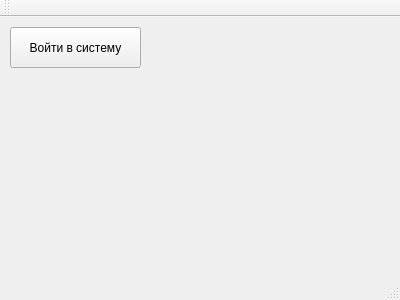
<?xml version="1.0" encoding="UTF-8"?>
<ui version="4.0">
 <class>MainWindow</class>
 <widget class="QMainWindow" name="MainWindow">
  <property name="geometry">
   <rect>
    <x>0</x>
    <y>0</y>
    <width>400</width>
    <height>300</height>
   </rect>
  </property>
  <property name="windowTitle">
   <string>MainWindow</string>
  </property>
  <widget class="QWidget" name="centralWidget">
   <widget class="QPushButton" name="authFormButton">
    <property name="geometry">
     <rect>
      <x>10</x>
      <y>10</y>
      <width>131</width>
      <height>41</height>
     </rect>
    </property>
    <property name="text">
     <string>Войти в систему</string>
    </property>
   </widget>
  </widget>
  <widget class="QMenuBar" name="menuBar">
   <property name="geometry">
    <rect>
     <x>0</x>
     <y>0</y>
     <width>400</width>
     <height>26</height>
    </rect>
   </property>
  </widget>
  <widget class="QToolBar" name="mainToolBar">
   <attribute name="toolBarArea">
    <enum>TopToolBarArea</enum>
   </attribute>
   <attribute name="toolBarBreak">
    <bool>false</bool>
   </attribute>
  </widget>
  <widget class="QStatusBar" name="statusBar"/>
 </widget>
 <layoutdefault spacing="6" margin="11"/>
 <resources/>
 <connections/>
</ui>
